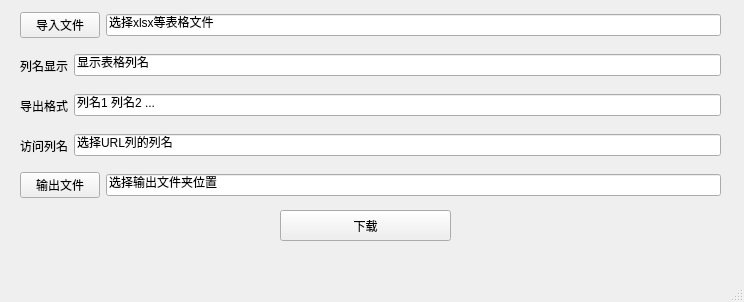
<?xml version="1.0" encoding="UTF-8"?>
<ui version="4.0">
 <class>MainWindow</class>
 <widget class="QMainWindow" name="MainWindow">
  <property name="geometry">
   <rect>
    <x>0</x>
    <y>0</y>
    <width>744</width>
    <height>302</height>
   </rect>
  </property>
  <property name="windowTitle">
   <string>MainWindow</string>
  </property>
  <widget class="QWidget" name="centralwidget">
   <widget class="QPushButton" name="download">
    <property name="geometry">
     <rect>
      <x>280</x>
      <y>210</y>
      <width>171</width>
      <height>31</height>
     </rect>
    </property>
    <property name="text">
     <string>下载</string>
    </property>
   </widget>
   <widget class="QWidget" name="horizontalLayoutWidget_2">
    <property name="geometry">
     <rect>
      <x>20</x>
      <y>10</y>
      <width>701</width>
      <height>31</height>
     </rect>
    </property>
    <layout class="QHBoxLayout" name="horizontalLayout_2">
     <item>
      <widget class="QPushButton" name="getFileDirectory">
       <property name="text">
        <string>导入文件</string>
       </property>
      </widget>
     </item>
     <item>
      <widget class="QLineEdit" name="lineEdit">
       <property name="text">
        <string>选择xlsx等表格文件</string>
       </property>
      </widget>
     </item>
    </layout>
   </widget>
   <widget class="QWidget" name="horizontalLayoutWidget_3">
    <property name="geometry">
     <rect>
      <x>20</x>
      <y>50</y>
      <width>701</width>
      <height>31</height>
     </rect>
    </property>
    <layout class="QHBoxLayout" name="horizontalLayout_4">
     <item>
      <widget class="QLabel" name="label">
       <property name="text">
        <string>列名显示</string>
       </property>
      </widget>
     </item>
     <item>
      <widget class="QLineEdit" name="lineEdit_2">
       <property name="text">
        <string>显示表格列名</string>
       </property>
      </widget>
     </item>
    </layout>
   </widget>
   <widget class="QWidget" name="horizontalLayoutWidget">
    <property name="geometry">
     <rect>
      <x>20</x>
      <y>90</y>
      <width>701</width>
      <height>31</height>
     </rect>
    </property>
    <layout class="QHBoxLayout" name="horizontalLayout_3">
     <item>
      <widget class="QLabel" name="label_2">
       <property name="text">
        <string>导出格式</string>
       </property>
      </widget>
     </item>
     <item>
      <widget class="QLineEdit" name="lineEdit_3">
       <property name="text">
        <string>列名1 列名2 ...</string>
       </property>
      </widget>
     </item>
    </layout>
   </widget>
   <widget class="QWidget" name="horizontalLayoutWidget_4">
    <property name="geometry">
     <rect>
      <x>20</x>
      <y>130</y>
      <width>701</width>
      <height>31</height>
     </rect>
    </property>
    <layout class="QHBoxLayout" name="horizontalLayout_5">
     <item>
      <widget class="QLabel" name="label_3">
       <property name="text">
        <string>访问列名</string>
       </property>
      </widget>
     </item>
     <item>
      <widget class="QLineEdit" name="lineEdit_4">
       <property name="text">
        <string>选择URL列的列名</string>
       </property>
      </widget>
     </item>
    </layout>
   </widget>
   <widget class="QWidget" name="horizontalLayoutWidget_5">
    <property name="geometry">
     <rect>
      <x>20</x>
      <y>170</y>
      <width>701</width>
      <height>31</height>
     </rect>
    </property>
    <layout class="QHBoxLayout" name="horizontalLayout_6">
     <item>
      <widget class="QPushButton" name="getFileDirectory_2">
       <property name="text">
        <string>输出文件</string>
       </property>
      </widget>
     </item>
     <item>
      <widget class="QLineEdit" name="lineEdit_5">
       <property name="text">
        <string>选择输出文件夹位置</string>
       </property>
      </widget>
     </item>
    </layout>
   </widget>
  </widget>
  <widget class="QMenuBar" name="menubar">
   <property name="geometry">
    <rect>
     <x>0</x>
     <y>0</y>
     <width>744</width>
     <height>26</height>
    </rect>
   </property>
  </widget>
  <widget class="QStatusBar" name="statusbar"/>
 </widget>
 <resources/>
 <connections>
  <connection>
   <sender>getFileDirectory</sender>
   <signal>clicked()</signal>
   <receiver>getFileDirectory</receiver>
   <slot>click()</slot>
   <hints>
    <hint type="sourcelabel">
     <x>77</x>
     <y>58</y>
    </hint>
    <hint type="destinationlabel">
     <x>74</x>
     <y>58</y>
    </hint>
   </hints>
  </connection>
 </connections>
</ui>
